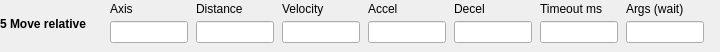
  <widget class="caFrame" name="editActionFrame5">
   <property name="geometry"><rect><x>180</x><y>578</y><width>720</width><height>52</height></rect></property>
   <property name="visibility"><enum>caFrame::Calc</enum></property>
   <property name="visibilityCalc"><string notr="true">A==5</string></property>
   <property name="channel" stdset="0"><string notr="true">$(SEQ_PFX)Edit-Action</string></property>
   <widget class="caLabel" name="editActionName5">
    <property name="geometry"><rect><x>0</x><y>2</y><width>105</width><height>43</height></rect></property>
    <property name="font"><font><bold>true</bold></font></property>
    <property name="wordWrap"><bool>true</bool></property>
    <property name="text"><string>5 Move relative</string></property>
   </widget>
   <widget class="caLabel" name="editAxisLabelA5_0"><property name="geometry"><rect><x>110</x><y>0</y><width>78</width><height>18</height></rect></property><property name="text"><string>Axis</string></property></widget>
   <widget class="caTextEntry" name="editAxisA5_0"><property name="geometry"><rect><x>110</x><y>21</y><width>78</width><height>22</height></rect></property><property name="channel" stdset="0"><string notr="true">$(SEQ_PFX)Edit-Axis</string></property></widget>
   <widget class="caLabel" name="editPositionLabelA5_1"><property name="geometry"><rect><x>196</x><y>0</y><width>78</width><height>18</height></rect></property><property name="text"><string>Distance</string></property></widget>
   <widget class="caTextEntry" name="editPositionA5_1"><property name="geometry"><rect><x>196</x><y>21</y><width>78</width><height>22</height></rect></property><property name="channel" stdset="0"><string notr="true">$(SEQ_PFX)Edit-Position</string></property></widget>
   <widget class="caLabel" name="editVelocityLabelA5_2"><property name="geometry"><rect><x>282</x><y>0</y><width>78</width><height>18</height></rect></property><property name="text"><string>Velocity</string></property></widget>
   <widget class="caTextEntry" name="editVelocityA5_2"><property name="geometry"><rect><x>282</x><y>21</y><width>78</width><height>22</height></rect></property><property name="channel" stdset="0"><string notr="true">$(SEQ_PFX)Edit-Velocity</string></property></widget>
   <widget class="caLabel" name="editAccelerationLabelA5_3"><property name="geometry"><rect><x>368</x><y>0</y><width>78</width><height>18</height></rect></property><property name="text"><string>Accel</string></property></widget>
   <widget class="caTextEntry" name="editAccelerationA5_3"><property name="geometry"><rect><x>368</x><y>21</y><width>78</width><height>22</height></rect></property><property name="channel" stdset="0"><string notr="true">$(SEQ_PFX)Edit-Acceleration</string></property></widget>
   <widget class="caLabel" name="editDecelerationLabelA5_4"><property name="geometry"><rect><x>454</x><y>0</y><width>78</width><height>18</height></rect></property><property name="text"><string>Decel</string></property></widget>
   <widget class="caTextEntry" name="editDecelerationA5_4"><property name="geometry"><rect><x>454</x><y>21</y><width>78</width><height>22</height></rect></property><property name="channel" stdset="0"><string notr="true">$(SEQ_PFX)Edit-Deceleration</string></property></widget>
   <widget class="caLabel" name="editTimeoutMsLabelA5_5"><property name="geometry"><rect><x>540</x><y>0</y><width>78</width><height>18</height></rect></property><property name="text"><string>Timeout ms</string></property></widget>
   <widget class="caTextEntry" name="editTimeoutMsA5_5"><property name="geometry"><rect><x>540</x><y>21</y><width>78</width><height>22</height></rect></property><property name="channel" stdset="0"><string notr="true">$(SEQ_PFX)Edit-TimeoutMs</string></property></widget>
   <widget class="caLabel" name="editArgsLabelA5_6"><property name="geometry"><rect><x>626</x><y>0</y><width>78</width><height>18</height></rect></property><property name="text"><string>Args (wait)</string></property></widget>
   <widget class="caTextEntry" name="editArgsA5_6"><property name="geometry"><rect><x>626</x><y>21</y><width>78</width><height>22</height></rect></property><property name="channel" stdset="0"><string notr="true">$(SEQ_PFX)Edit-Args</string></property><property name="formatType"><enum>caLineEdit::string</enum></property></widget>
  </widget>
